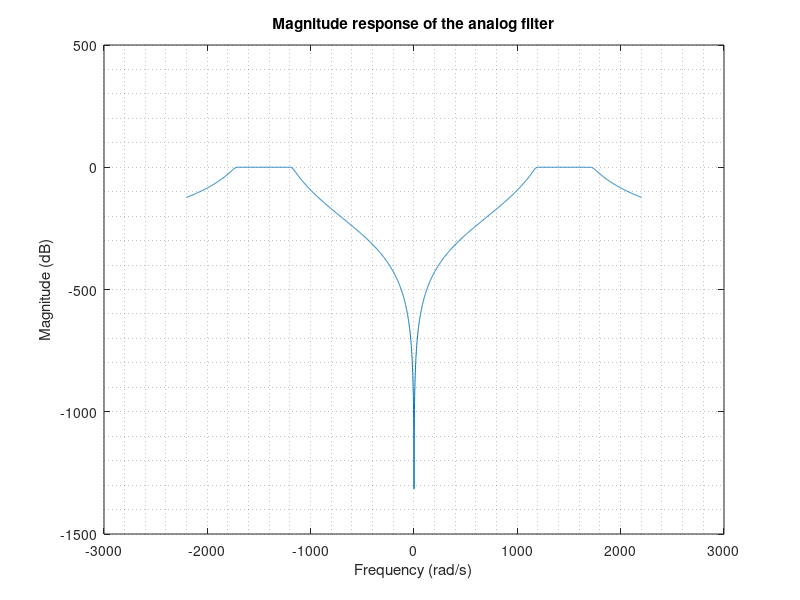

Reproduce this figure in MATLAB. (Note: this script raises an error after producing the figure.)
% Disign a IIR bandpass digital Filter

% Filter specification

wp = [1200 1700];
ws = [900 1900];
Rp = 0.14;
Rs = 58;


% Designing the analog filter

[n,wn] = buttord(wp,ws,Rp,Rs,"s");
[b,a] = butter(n,wn,"s");
filter = tf(b,a);
w_sam = 4600;
t_sam = 2*pi/w_sam;
f_sam = 1/t_sam;


% Analog filter magnitude response
w = linspace(-2200,2200,4400);
h = freqs(b, a, w);
mag = abs(h);

figure(1)
plot(w,mag2db(mag))
title("Magnitude response of the analog filter")
xlabel("Frequency (rad/s)")
ylabel("Magnitude (dB)")
grid minor


% Prewrapping frequencies
wp(1) = 2/t_sam*tan(wp(1)*t_sam/2);
wp(2) = 2/t_sam*tan(wp(2)*t_sam/2);
ws(1) = 2/t_sam*tan(ws(1)*t_sam/2);
ws(2) = 2/t_sam*tan(ws(2)*t_sam/2);


% Frequancy Normalizing
wp = [wp(1)/(w_sam/2) wp(2)/(w_sam/2)];
ws = [ws(1)/(w_sam/2) ws(2)/(w_sam/2)];

% Transforming to a Digital filter
[n,wc] = buttord(wp,ws,Rp,Rs,'s');
disp(n)
[z,p,k] = buttap(n);
[A,B,C,D] = zp2ss(z,p,k);
[At,Bt,Ct,Dt] = lp2bp(A,B,C,D,sqrt(wp(1)*wp(2)),wp(2)-wp(1));

w=linspace(-2200/(w_sam/2),2200/(w_sam/2),4400);
[Ad,Bd,Cd,Dd] = bilinear(At,Bt,Ct,Dt,1/pi); % Bilinear Transformation here
filter = ss2sos(Ad,Bd,Cd,Dd);
[b,a] = sos2tf(filter);

filter = tf(b,a); % Coefficients of the transfer function
[num,den] = tfdata(filter);
num
den
fvtool(b,a);
filtord(b,a)
[hd,f] = freqz(b,a,w,2);


% Digital filter magnitude response
magn = abs(hd);
wp=[1200/(w_sam/2) 1700/(w_sam/2)]; 
ws=[900/(w_sam/2) 1900/(w_sam/2)];
figure(2)

plot(w,mag2db(magn))
title("Magnitude response of the digital filter")
xlabel("Frequency (rad/sample)")
ylabel("Magnitude (dB)")
grid minor


% Magnitude response of the passband

figure(3)
plot(w,mag2db(magn))
axis ([ 0.5 , 0.8 , -0.1 , 0.1]);
title("Magnitude response of the passband")
xlabel("Frequency (rad/sample)")
ylabel("Magnitude (dB)")
grid("minor")
